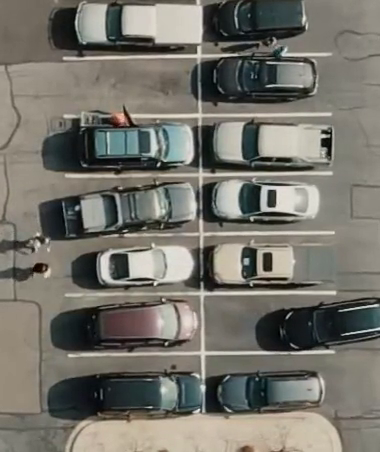
#> input picture frame 84 of parking_lot.mp4, 380 x 452 px
$ python unified_parking_detector.py
#> lines starting #> are read from the running program, lines starting #| are printed output that depends on the picture
#!/usr/bin/env python3
"""
Unified Parking Detection Service
Ensures consistency between camera feed and database status
"""

import cv2
import requests
import time
import threading
import json
from datetime import datetime

class UnifiedParkingDetector:
    def __init__(self):
        self.api_url = "http://127.0.0.1:8000/api/update-slot/"
        self.status_url = "http://127.0.0.1:8000/api/slot-status/"

        # Standardized parking slot coordinates (matching views.py)
        self.parking_slots = [
            {"id": "A1", "coords": (60, 0, 150, 57)},
            {"id": "A2", "coords": (60, 56, 150, 57)},
            {"id": "A3", "coords": (60, 115, 150, 59)},
            {"id": "A4", "coords": (60, 175, 150, 59)},
            {"id": "A5", "coords": (60, 235, 150, 59)},
            {"id": "A6", "coords": (60, 295, 150, 59)},
            {"id": "A7", "coords": (60, 355, 150, 59)},
            {"id": "B1", "coords": (212, 0, 150, 57)},
            {"id": "B2", "coords": (212, 56, 150, 57)},
            {"id": "B3", "coords": (212, 115, 150, 59)},
            {"id": "B4", "coords": (212, 175, 150, 59)},
            {"id": "B5", "coords": (212, 235, 150, 59)},
            {"id": "B6", "coords": (212, 295, 150, 59)},
            {"id": "B7", "coords": (212, 355, 150, 59)},
        ]

        self.occupancy_threshold = 0.1
        self.update_interval = 1.0  # Update every second
        self.last_sent = {}
        self.slot_states = {}
        self.db_states = {}

        # Start background thread to sync with database
        self.sync_thread = threading.Thread(target=self.sync_with_database, daemon=True)
        self.sync_thread.start()

    def sync_with_database(self):
        """Periodically sync with database to get current slot states"""
        while True:
            try:
                response = requests.get(self.status_url, timeout=5)
                if response.status_code == 200:
                    slots_data = response.json()
                    for slot_data in slots_data:
                        slot_id = slot_data['slot_id']
                        self.db_states[slot_id] = {
                            'is_occupied': slot_data['is_occupied'],
                            'is_reserved': slot_data['is_reserved'],
                            'session_status': slot_data.get('session_status'),
                            'vehicle_number': slot_data.get('vehicle_number'),
                            'timestamp': slot_data.get('timestamp')
                        }
                else:
                    print(f"[WARNING] Failed to sync with database: {response.status_code}")
            except Exception as e:
                print(f"[ERROR] Database sync error: {e}")

            time.sleep(2)  # Sync every 2 seconds

    def detect_occupancy(self, slot_roi):
        """Detect if a parking slot is occupied using edge detection"""
        gray = cv2.cvtColor(slot_roi, cv2.COLOR_BGR2GRAY)
        edges = cv2.Canny(gray, 50, 150)
        non_zero = cv2.countNonZero(edges)
        total_pixels = slot_roi.shape[0] * slot_roi.shape[1]
        ratio = non_zero / total_pixels
        return ratio > self.occupancy_threshold

    def send_slot_update(self, slot_id, is_occupied):
        """Send slot status update to Django API"""
        data = {
            "slot_id": slot_id,
            "is_occupied": is_occupied,
            "detector_id": "unified_detector",
            "timestamp": datetime.now().isoformat()
        }

        try:
            response = requests.post(self.api_url, json=data, timeout=5)
            if response.status_code == 200:
                print(f"[✓] {slot_id}: {'Occupied' if is_occupied else 'Vacant'}")
                return True
            else:
                print(f"[!] Failed to update {slot_id}: {response.status_code}")
                return False
        except Exception as e:
            print(f"[!] Exception updating {slot_id}: {e}")
            return False

    def should_update_slot(self, slot_id, detected_status):
        """Determine if slot status should be updated"""
        now = time.time()

        # Always update if detection differs from database
        if slot_id in self.db_states:
            db_status = self.db_states[slot_id]['is_occupied']
            if detected_status != db_status:
                print(f"[MISMATCH] {slot_id}: Detected={detected_status}, DB={db_status}")
                return True

        # Update if state changed from last detection
        if slot_id in self.slot_states and self.slot_states[slot_id] != detected_status:
            return True

        # Periodic update even if no change (heartbeat)
        if slot_id not in self.last_sent or now - self.last_sent[slot_id] > self.update_interval * 5:
            return True

        return False

    def process_frame(self, frame):
        """Process a single frame and return annotated frame with detection results"""
        detection_results = []

        for slot_config in self.parking_slots:
            slot_id = slot_config['id']
            x, y, w, h = slot_config['coords']

            # Extract slot ROI
            slot_roi = frame[y:y+h, x:x+w]

            # Detect occupancy
            detected_status = self.detect_occupancy(slot_roi)

            # Get database status
            db_status = None
            db_info = ""
            if slot_id in self.db_states:
                db_status = self.db_states[slot_id]['is_occupied']
                vehicle = self.db_states[slot_id].get('vehicle_number', '')
                if vehicle:
                    db_info = f" ({vehicle})"

            # Update database if necessary
            if self.should_update_slot(slot_id, detected_status):
                success = self.send_slot_update(slot_id, detected_status)
                if success:
                    self.last_sent[slot_id] = time.time()

            # Update local state tracking
            self.slot_states[slot_id] = detected_status

            # Determine display color and label
            if db_status is not None:
                # Use database status for display
                display_status = db_status
                if detected_status != db_status:
                    color = (0, 255, 255)  # Yellow for mismatch
                    label = f"{slot_id}: MISMATCH{db_info}"
                else:
                    color = (0, 0, 255) if display_status else (0, 255, 0)
                    label = f"{slot_id}: {'OCC' if display_status else 'VAC'}{db_info}"
            else:
                # Fallback to detection if no database info
                display_status = detected_status
                color = (128, 128, 128)  # Gray for no DB data
                label = f"{slot_id}: {'OCC' if display_status else 'VAC'} (NO DB)"

            # Draw rectangle and label
            cv2.rectangle(frame, (x, y), (x+w, y+h), color, 2)
            cv2.putText(frame, label, (x, y-5), cv2.FONT_HERSHEY_SIMPLEX, 0.4, color, 1)

            # Store detection result
            detection_results.append({
                'slot_id': slot_id,
                'detected_status': detected_status,
                'db_status': db_status,
                'display_status': display_status,
                'mismatch': detected_status != db_status if db_status is not None else False
            })

        return frame, detection_results

    def run_detection(self, video_source='parking_lot.mp4'):
        """Run the main detection loop"""
#> called with video_source = 'parking_lot.mp4'
        print(f"[INFO] Starting unified parking detection on {video_source}")

        cap = cv2.VideoCapture(video_source)
        if not cap.isOpened():
            print(f"[ERROR] Could not open video source: {video_source}")
            return

        frame_count = 0
        start_time = time.time()

        try:
            while True:
                ret, frame = cap.read()
#> frame is the input picture: shape (452, 380, 3); mean B, G, R 106.6, 114.8, 116.9
                if not ret:
                    print("[INFO] End of video or failed to read frame")
                    break

                # Process frame
                annotated_frame, results = self.process_frame(frame)
#> the loop in process_frame, `for slot_config in self.parking_slots:` made 1 pass
#> (non_zero in detect_occupancy, ratio in detect_occupancy, detected_status) on pass 1: (1016, 0.119, True)
#> pass 1, in process_frame, `slot_roi = frame[y:y+h, x:x+w]`:
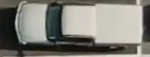
#> slot_roi: shape (57, 150, 3); mean B, G, R 117.9, 125.3, 126.9
#> pass 1, in detect_occupancy, `edges = cv2.Canny(gray, 50, 150)`:
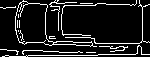
#> edges: shape (57, 150); 11.9% white in thin lines or dots
#> after the loop in process_frame, `for slot_config in self.parking_slots:`: detection_results = []; self.last_sent = 0 items

                # Display frame (optional)
                cv2.imshow('Unified Parking Detection', annotated_frame)

                # Print summary every 30 frames
                frame_count += 1
                if frame_count % 30 == 0:
                    elapsed = time.time() - start_time
                    fps = frame_count / elapsed
                    mismatches = sum(1 for r in results if r['mismatch'])
                    print(f"[INFO] Frame {frame_count}, FPS: {fps:.1f}, Mismatches: {mismatches}")

                # Exit on 'q' key
                if cv2.waitKey(1) & 0xFF == ord('q'):
                    break

                time.sleep(1/30)  # Limit to ~30 FPS

        except KeyboardInterrupt:
            print("[INFO] Detection stopped by user")
        finally:
            cap.release()
            cv2.destroyAllWindows()

if __name__ == "__main__":
    detector = UnifiedParkingDetector()
    detector.run_detection()
#> (the call stopped at in send_slot_update, `response = requests.post(self.api_url, json=data, timeout=5)`: requests is not available in this run)

$ run again, starting later in the video
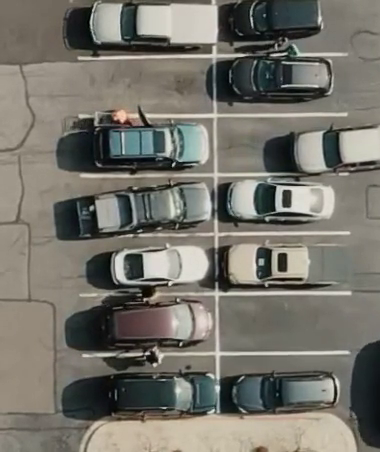
#> input picture frame 382 of parking_lot.mp4, 380 x 452 px
#> in run_detection, frame is the input picture: shape (452, 380, 3); mean B, G, R 106.7, 115, 117.3
#> the loop in process_frame, `for slot_config in self.parking_slots:` made 1 pass
#> (non_zero in detect_occupancy, ratio in detect_occupancy, detected_status) on pass 1: (1050, 0.123, True)
#> pass 1, in process_frame, `slot_roi = frame[y:y+h, x:x+w]`:
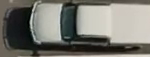
#> slot_roi: shape (57, 150, 3); mean B, G, R 111.7, 119.1, 120
#> pass 1, in detect_occupancy, `edges = cv2.Canny(gray, 50, 150)`:
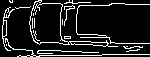
#> edges: shape (57, 150); 12.3% white in thin lines or dots
#> after the loop in process_frame, `for slot_config in self.parking_slots:`: detection_results = []; self.last_sent = 0 items

$ run again, starting later in the video
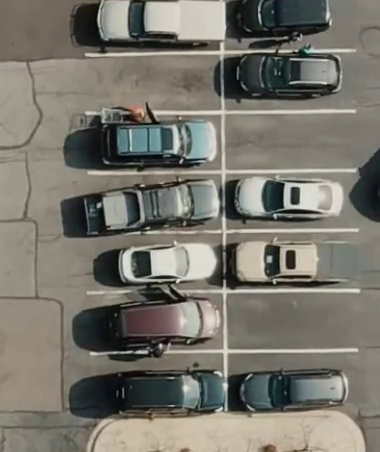
#> input picture frame 679 of parking_lot.mp4, 380 x 452 px
#> in run_detection, frame is the input picture: shape (452, 380, 3); mean B, G, R 108.3, 117.2, 119.7
#> the loop in process_frame, `for slot_config in self.parking_slots:` made 1 pass
#> (non_zero in detect_occupancy, ratio in detect_occupancy, detected_status) on pass 1: (1116, 0.131, True)
#> pass 1, in process_frame, `slot_roi = frame[y:y+h, x:x+w]`:
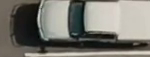
#> slot_roi: shape (57, 150, 3); mean B, G, R 111.4, 118.9, 120.7
#> pass 1, in detect_occupancy, `edges = cv2.Canny(gray, 50, 150)`:
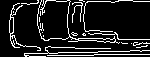
#> edges: shape (57, 150); 13.1% white in thin lines or dots
#> after the loop in process_frame, `for slot_config in self.parking_slots:`: detection_results = []; self.last_sent = 0 items
